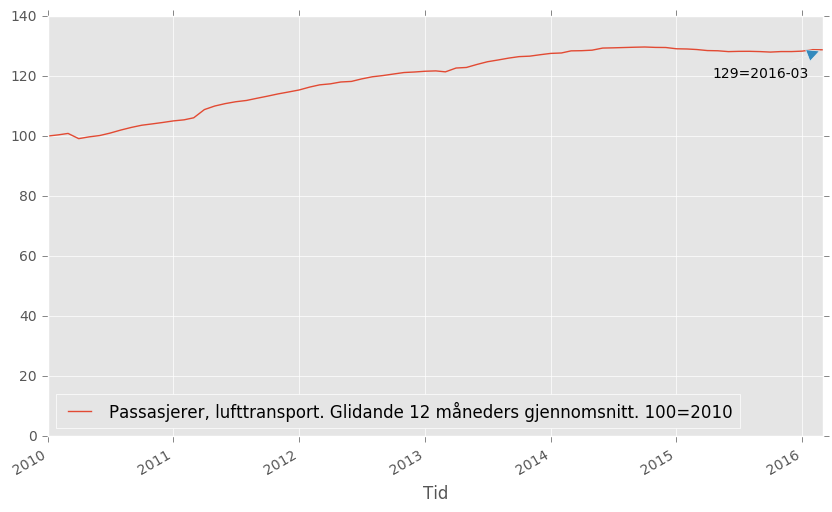

This chart was generated by the following Python code:
#!/usr/bin/env python
# -*- coding: utf-8 -*-
from pyjstat import pyjstat
import requests
from collections import OrderedDict
import pandas as pd
import pylab
import sys
import matplotlib.pyplot
import matplotlib
import matplotlib.dates as mdates
matplotlib.style.use('ggplot')
pd.set_option('display.width', 1000)
import codecs
import json
import helpers
import datetime

def passasjerer_lufttransport():
    frame = helpers.get_table('http://data.ssb.no/api/v0/no/table/08507', 'payload_8507.json')
    frame[u'Tid'] = pd.to_datetime(frame[u'måned'], format='%YM%m')
    frame = frame.drop(u'måned', 1)
    frame = frame.drop(u'trafikktype', 1)
    frame = frame.drop(u'trafikk', 1)
    frame = frame.drop(u'passasjergruppe', 1)
    frame = frame.drop(u'lufthavn', 1)
    ss = frame.groupby(u'Tid').sum().rolling(window=12).sum()
    ss = ss[ss.value > 0] # remove NaNs
    ss.index = ss.index.astype(datetime.datetime)
    ss = ss[ss.index >= datetime.datetime(2010, 1,1)]
    desc = u'Passasjerer, lufttransport. Glidande 12 måneders gjennomsnitt. 100=' + str(ss.index[0].year)
    ss[desc] = (ss.value * 100.0) / ss.value.values[0]
    ss = ss.drop(u'value', 1)
    plot = ss.plot()
    (xmin, xmax, ymin, ymax) = plot.axis()
    fig = matplotlib.pyplot.gcf()
    fig.set_size_inches(10.0, 6.0)
    plot.axis((xmin, xmax, 0, 140.0))
    ax = fig.axes[0]
    txt = "%.f=%4d-%02d" % (ss[desc].values[-1], ss.index[-1].year, ss.index[-1].month)
    ax.annotate(txt, (mdates.date2num(ss.index.values[-1]), ss[desc].values[-1]),
                xytext=(-10, -20),
                textcoords='offset points',
                ha='right',
                va='baseline',
                arrowprops={"arrowstyle" : '-|>', "mutation_scale":500**.5})
    pylab.savefig('passasjerer_lufttransport.png', bbox_inches='tight')

if __name__=="__main__":
    fly = passasjerer_lufttransport()
